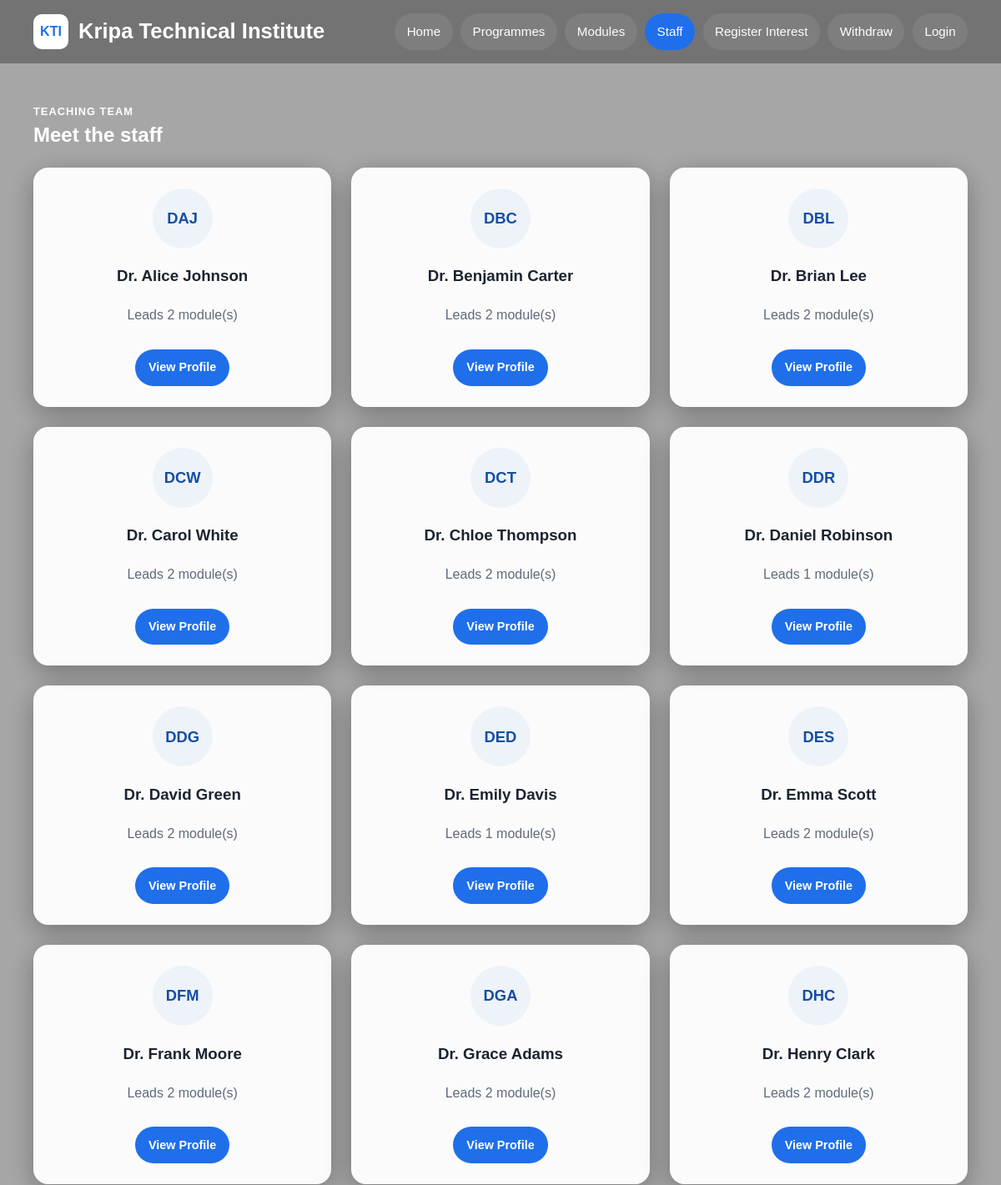
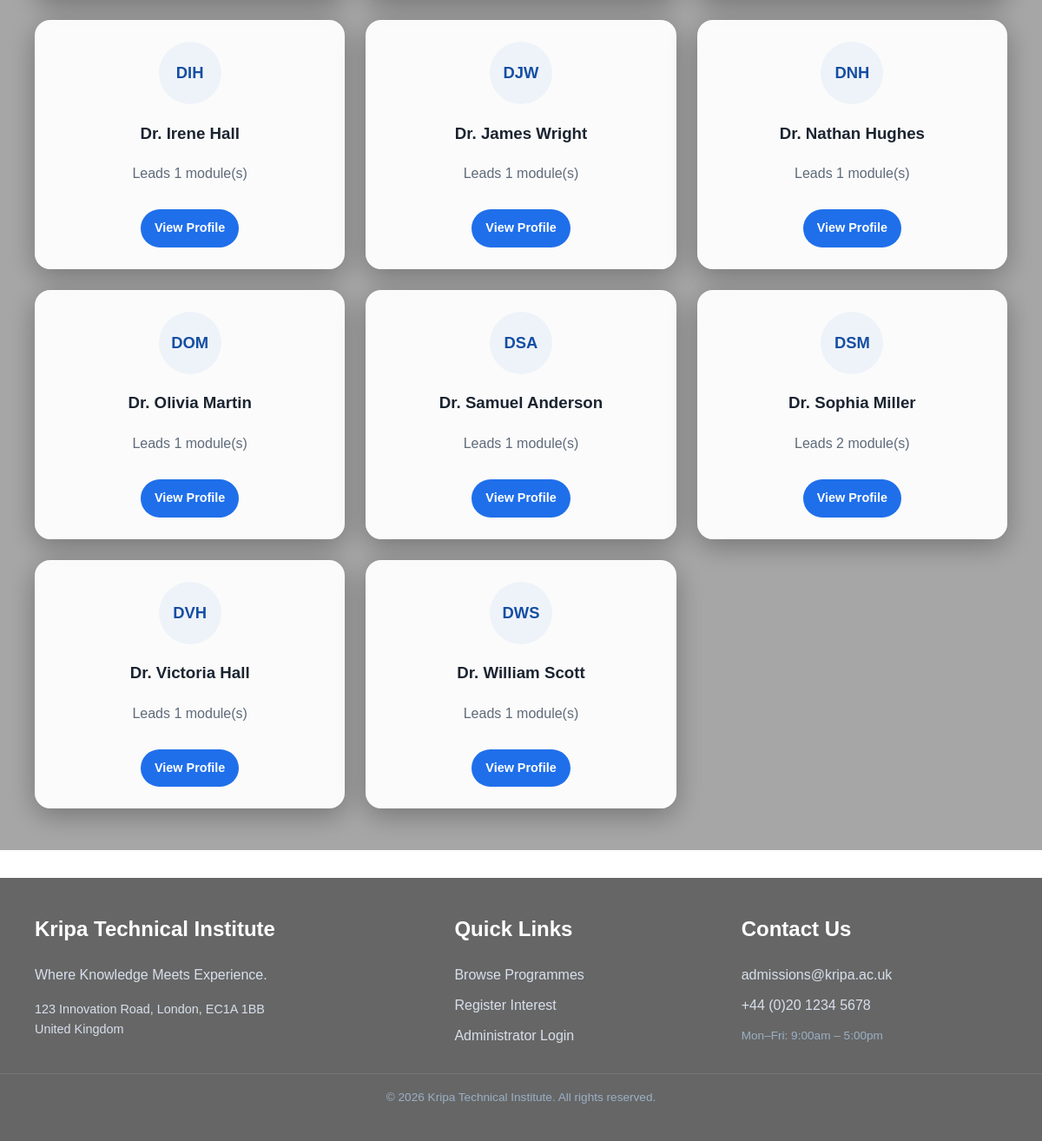
The page /?page=staff on the database its author committed (2 pictures, top to bottom).
### tables this page shows
CREATE TABLE Staff (
    StaffID INTEGER PRIMARY KEY AUTO_INCREMENT,
    Name TEXT NOT NULL
);

### core/Controller.php (called while the page is built, shortened)
<?php
class Controller {
    protected function view($viewPath, $data = []) {
        extract($data);
        $file = __DIR__ . '/../app/views/' . $viewPath . '.php';
        require $file;
    }
}

### app/controllers/StaffController.php (called while the page is built, shortened)
<?php
class StaffController extends Controller {
    public function index() {
        require_once __DIR__ . '/../models/StaffModel.php';
        $model = new StaffModel();
        $staff = $model->getAllStaff();
        $this->view('staff/index', [
            'staff' => $staff
        ]);
    }
}

### index.php (called while the page is built, shortened)
<?php
require_once __DIR__ . '/core/Database.php';
require_once __DIR__ . '/core/Controller.php';
require_once __DIR__ . '/core/Router.php';
$router = new Router();
$router->get('home', 'HomeController', 'index');
$router->get('programmes',        'ProgrammeController', 'index');
$router->get('programme-details', 'ProgrammeController', 'show');
$router->get('modules', 'ModuleController', 'index');
$router->get('staff', 'StaffController', 'index');
$router->get('staff-profile', 'StaffController', 'show');
$router->get('interest',          'InterestController', 'showForm');
$router->post('interest',         'InterestController', 'submit');
$router->get('withdraw',          'InterestController', 'showWithdraw');
$router->post('withdraw',         'InterestController', 'withdraw');
$router->get('login',    'AuthController', 'showLogin');
$router->post('login',   'AuthController', 'login');
$router->get('logout',   'AuthController', 'logout');
$router->get('register', 'AuthController', 'showRegister');
$router->post('register','AuthController', 'register');
$router->get('admin',  'AdminController', 'index');
$router->post('admin', 'AdminController', 'handlePost');
$router->get('export', 'AdminController', 'exportCsv');
$router->dispatch($_SERVER['REQUEST_METHOD']);

### core/Database.php (called while the page is built, shortened)
<?php
class Database {
    private static $connection = null;
    public static function connect() {
        if (self::$connection == null) {
            self::$connection = new PDO(
                "mysql:host=" . DB_HOST . ";dbname=" . DB_NAME . ";charset=" . DB_CHARSET,
                DB_USER,
                DB_PASS
            );
            self::$connection->setAttribute(
                PDO::ATTR_ERRMODE,
                PDO::ERRMODE_EXCEPTION
            );
            self::$connection->setAttribute(
                PDO::ATTR_DEFAULT_FETCH_MODE,
                PDO::FETCH_ASSOC
            );
        }
        return self::$connection;
    }
}

### app/models/StaffModel.php (called while the page is built, shortened)
<?php
class StaffModel {
    private $db;
    public function __construct() {
        $this->db = Database::connect();
    }
    public function getAllStaff() {
        $stmt = $this->db->prepare("
            SELECT s.StaffID, s.Name,
                   COUNT(DISTINCT m.ModuleID) AS ModuleCount
            FROM Staff s
            LEFT JOIN Modules m ON m.ModuleLeaderID = s.StaffID
            GROUP BY s.StaffID
            ORDER BY s.Name
        ");
        $stmt->execute();
        return $stmt->fetchAll();
    }
}

### app/views/staff/index.php (the view)
<?php require_once __DIR__ . '/../layouts/header.php'; ?>
<main id="main-content" class="section">
    <div class="container">
        <div class="section-heading">
            <p class="eyebrow">Teaching Team</p>
            <h2>Meet the staff</h2>
        </div>
        <div class="grid grid-3">
            <?php foreach ($staff as $member): ?>
                <article class="card profile-card">
                    <div class="avatar">
                        <?php
                            $parts    = explode(' ', $member['Name']);
                            $initials = '';
                            foreach ($parts as $part) {
                                $initials .= strtoupper($part[0]);
                            }
                            echo htmlspecialchars($initials);
                        ?>
                    </div>
                    <h3><?= htmlspecialchars($member['Name']) ?></h3>
                    <p class="muted">
                        Leads <?= (int)$member['ModuleCount'] ?> module(s)
                    </p>
                    <a class="btn btn-primary small"
                       style="margin-top: 0.75rem; display: inline-block;"
                       href="/student-course-hub/?page=staff-profile&id=<?= $member['StaffID'] ?>">
                        View Profile
                    </a>
                </article>
            <?php endforeach; ?>
        </div>
    </div>
</main>
<?php require_once __DIR__ . '/../layouts/footer.php'; ?>

### core/Router.php (shortened to what this page needs)
<?php
class Router {
    protected $routes = [];
    public function get($page, $controller, $method) {
        $this->routes[] = [
            'method'     => 'GET',
            'page'       => $page,
            'controller' => $controller,
            'action'     => $method
        ];
    }
    public function post($page, $controller, $method) {
        $this->routes[] = [
            'method'     => 'POST',
            'page'       => $page,
            'controller' => $controller,
            'action'     => $method
        ];
    }
    public function dispatch($requestMethod) {
        $page = isset($_GET['page']) ? $_GET['page'] : 'home';
        foreach ($this->routes as $route) {
            if ($route['method'] == strtoupper($requestMethod)
                && $route['page'] == $page) {
                $action         = $route['action'];
                $obj = new $controllerName();
                $obj->$action();
                return;
            }
        }
    }
}

### public/assets/css/style.css (style rules this page uses)
:root { --bg: #f6f8fb; --surface: #ffffff; --surface-muted: #eef3f9; --text: #1b2430; --text-soft: #5f6b7a; --primary: #1f6feb; --primary-dark: #154ea3; --danger: #c0392b; --border: #d8e1ec; --shadow: 0 10px 30px rgba(16, 24, 40, 0.08); --radius: 18px; }
* { box-sizing: border-box; }
html { scroll-behavior: smooth; }
body { margin: 0; font-family: Arial, Helvetica, sans-serif; background-image: url('/student-course-hub/public/assets/images/campus.jpg'); background-size: cover; background-position: center; background-attachment: fixed; background-repeat: no-repeat; color: var(--text); line-height: 1.6; }
a { color: var(--primary-dark); text-decoration: none; }
.container { width: min(1120px, calc(100% - 2rem)); margin: 0 auto; }
.eyebrow { margin: 0 0 0.25rem; text-transform: uppercase; letter-spacing: 0.08em; font-size: 0.8rem; font-weight: 700; color: #7db2ff; }
.hero-grid, .auth-grid, .programme-layout, .dashboard-grid, .grid { display: grid; gap: 1.5rem; }
.hero h2, .section-heading h2, .auth-info h2, .programme-layout h2 { margin-top: 0; line-height: 1.2; }
.section { padding: 3rem 0; background: rgba(0, 0, 0, 0.35); }
.section-heading { margin-bottom: 1.5rem; }
.section-heading h2, .section-heading p { color: #ffffff; }
.grid-3 { grid-template-columns: repeat(3, minmax(0, 1fr)); }
.card { background: rgba(255, 255, 255, 0.95); border: 1px solid rgba(255, 255, 255, 0.4); border-radius: var(--radius); padding: 1.5rem; box-shadow: 0 8px 32px rgba(0, 0, 0, 0.3); color: var(--text); }
.btn { display: inline-block; border: none; border-radius: 999px; padding: 0.85rem 1.25rem; font-weight: 700; cursor: pointer; text-decoration: none; }
.btn-primary { background: var(--primary); color: #fff; }
.small { padding: 0.65rem 1rem; font-size: 0.9rem; }
.profile-card { text-align: center; }
.avatar { width: 72px; height: 72px; margin: 0 auto 1rem; border-radius: 50%; display: grid; place-items: center; background: var(--surface-muted); color: var(--primary-dark); font-weight: 700; font-size: 1.15rem; }
.muted { color: var(--text-soft); }
.page-programmes, .page-modules, .page-staff, .page-interest, .page-withdraw, .page-login, .page-admin { background-image: url('/student-course-hub/public/assets/images/home.jpg'); }

### rows shown on the page
staff: initials "DAJ", Name "Dr. Alice Johnson", ModuleCount "2"
staff: initials "DBC", Name "Dr. Benjamin Carter", ModuleCount "2"
staff: initials "DBL", Name "Dr. Brian Lee", ModuleCount "2"
staff: initials "DCW", Name "Dr. Carol White", ModuleCount "2"
staff: initials "DCT", Name "Dr. Chloe Thompson", ModuleCount "2"
staff: initials "DDR", Name "Dr. Daniel Robinson", ModuleCount "1"
staff: initials "DDG", Name "Dr. David Green", ModuleCount "2"
staff: initials "DED", Name "Dr. Emily Davis", ModuleCount "1"
staff: initials "DES", Name "Dr. Emma Scott", ModuleCount "2"
staff: initials "DFM", Name "Dr. Frank Moore", ModuleCount "2"
staff: initials "DGA", Name "Dr. Grace Adams", ModuleCount "2"
staff: initials "DHC", Name "Dr. Henry Clark", ModuleCount "2"
staff: initials "DIH", Name "Dr. Irene Hall", ModuleCount "1"
staff: initials "DJW", Name "Dr. James Wright", ModuleCount "1"
staff: initials "DNH", Name "Dr. Nathan Hughes", ModuleCount "1"
staff: initials "DOM", Name "Dr. Olivia Martin", ModuleCount "1"
staff: initials "DSA", Name "Dr. Samuel Anderson", ModuleCount "1"
staff: initials "DSM", Name "Dr. Sophia Miller", ModuleCount "2"
staff: initials "DVH", Name "Dr. Victoria Hall", ModuleCount "1"
staff: initials "DWS", Name "Dr. William Scott", ModuleCount "1"
